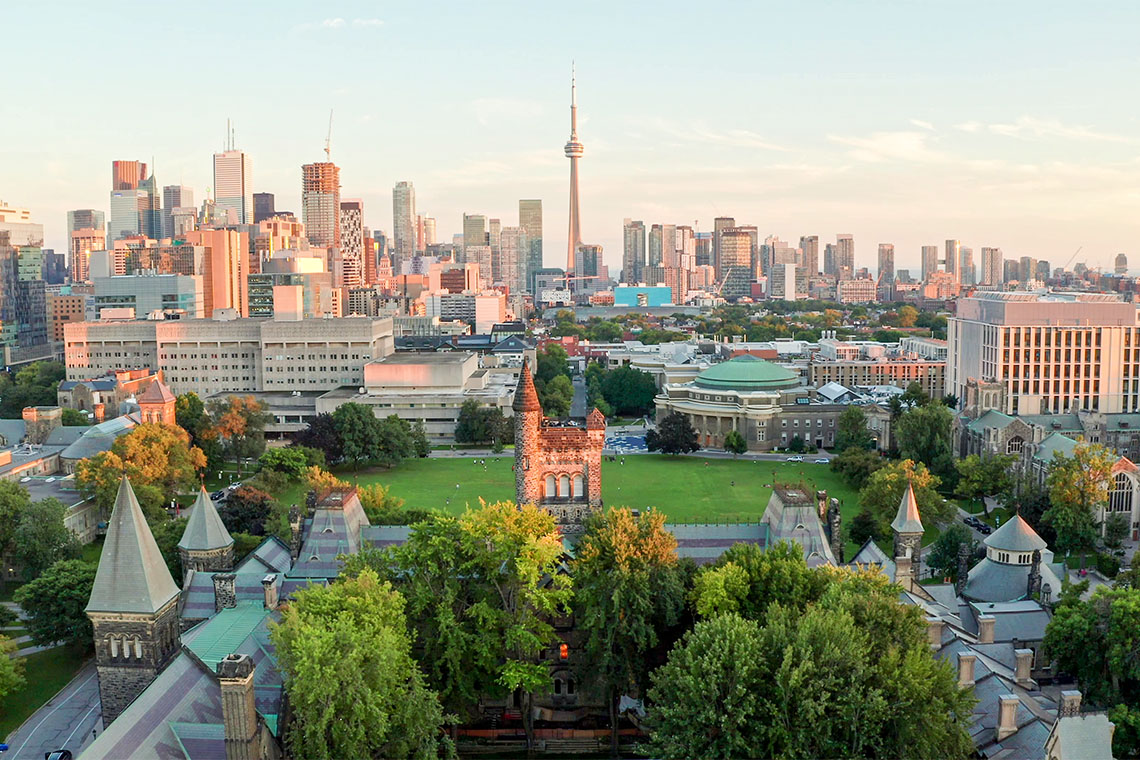
#> input picture uoft.jpg, 1140 x 760 px, found by its file name
$ python pra2.py
#> lines starting #> are read from the running program, lines starting #| are printed output that depends on the picture
import cv2
img = cv2.imread("D:\\utra practice\\opencv practice\\uoft.jpg")
#> img is the input picture: shape (760, 1140, 3); mean B, G, R 130, 147.8, 144.1
img_b = img[:,:,0]
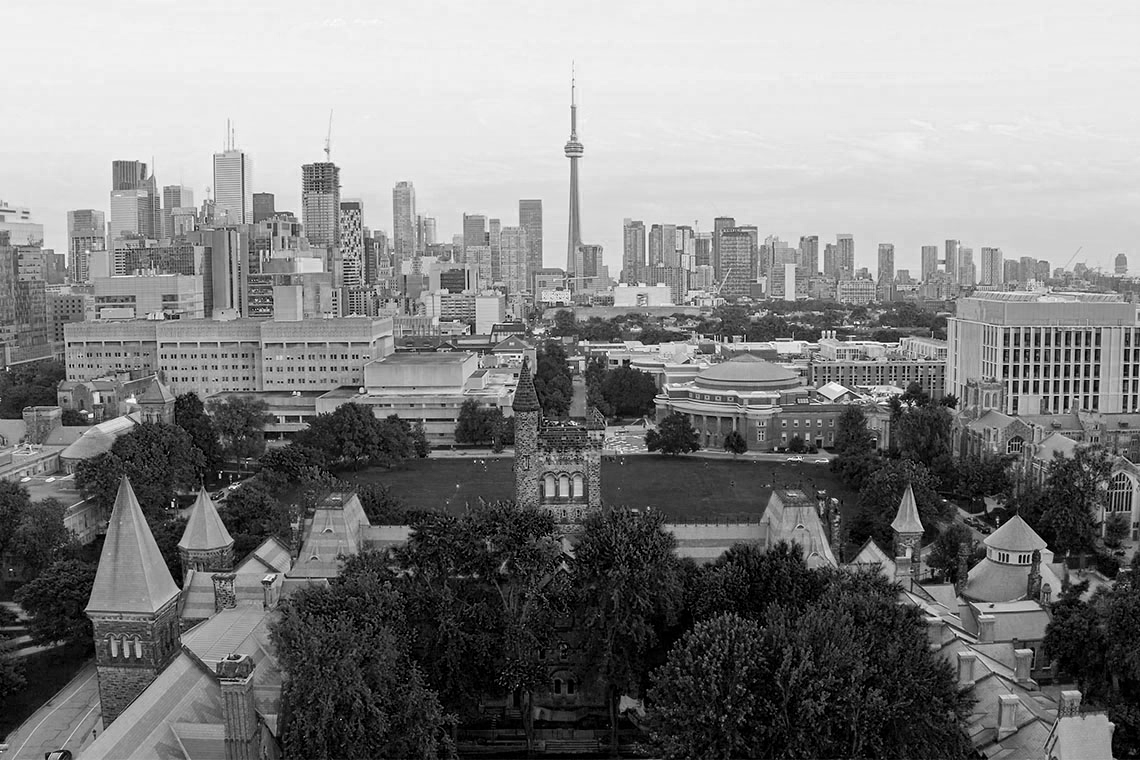
#> img_b: shape (760, 1140); min 0, max 255, mean 130
img_g = img[:,:,1]
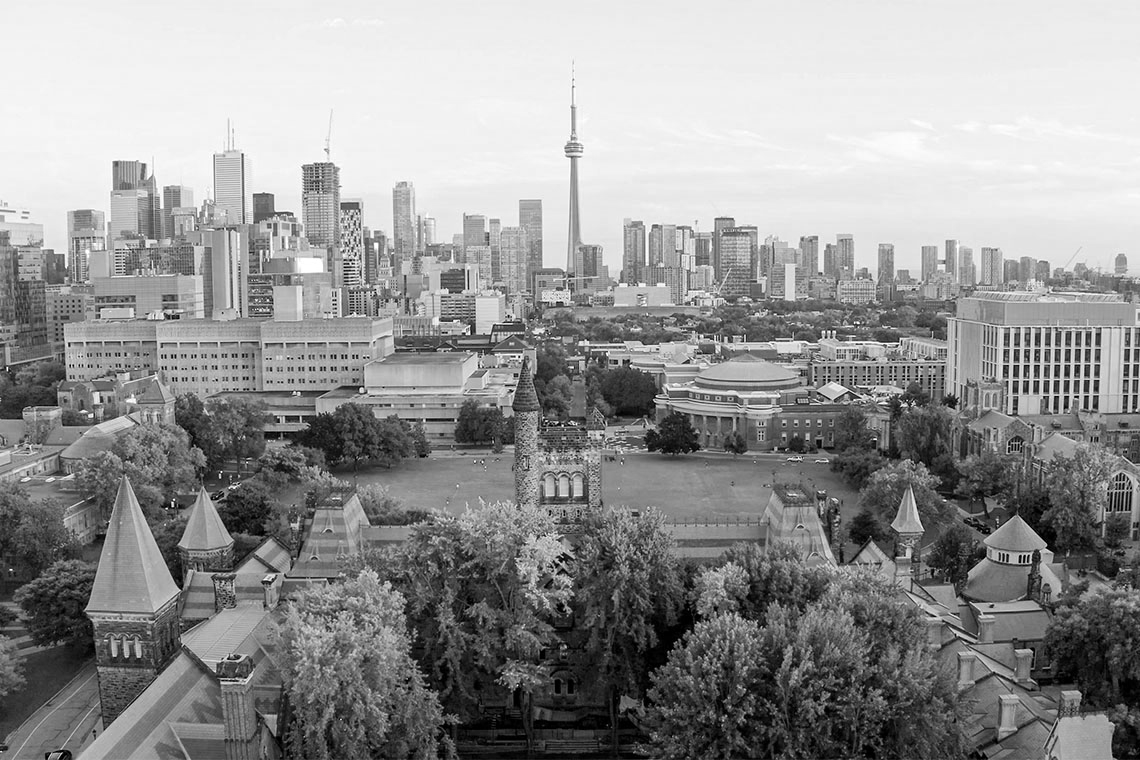
#> img_g: shape (760, 1140); min 0, max 255, mean 147.8
img_r = img[:,:,2]
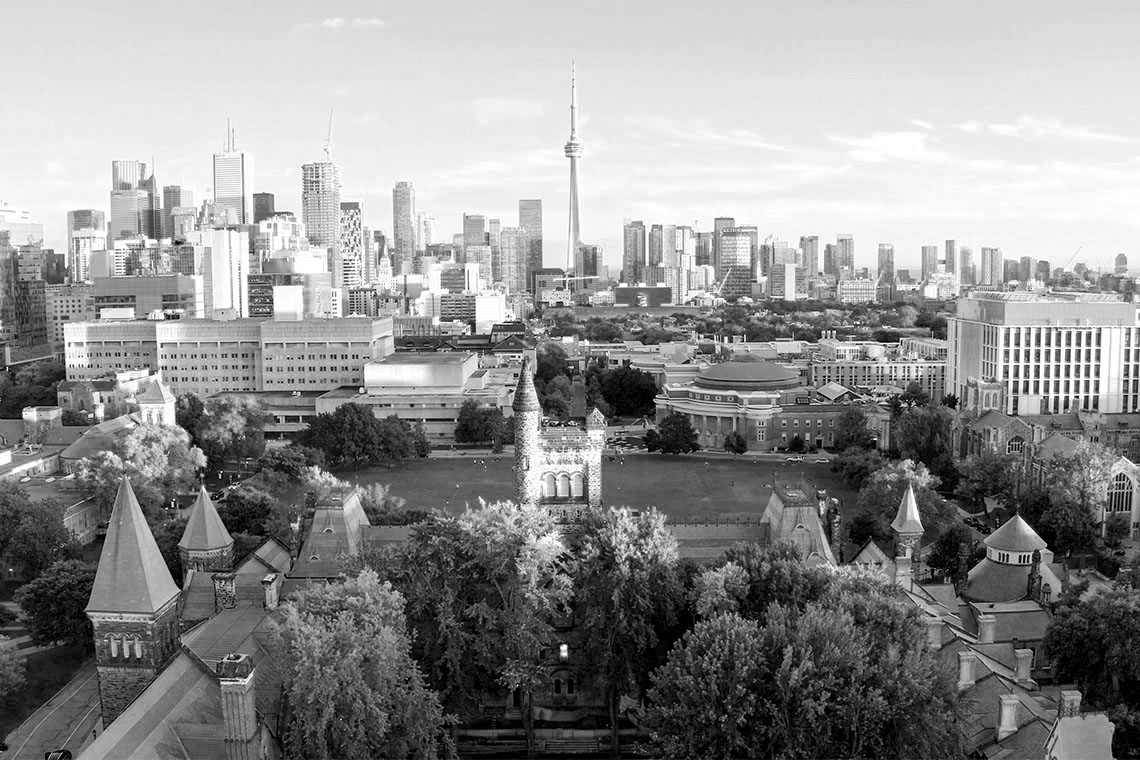
#> img_r: shape (760, 1140); min 0, max 255, mean 144.1
# img_b, img_g, img_r = cv2.split(img)
cv2.imshow("img_b", img_b)
cv2.imshow("img_g", img_g)
cv2.imshow("img_r", img_r)
cv2.waitKey(0)
if cv2.waitKey(0)=='q':
#> (key Esc is pressed here)
    cv2.destroyAllWindows()
    exit()

$ run again, with sunrise.jpg copied over uoft.jpg
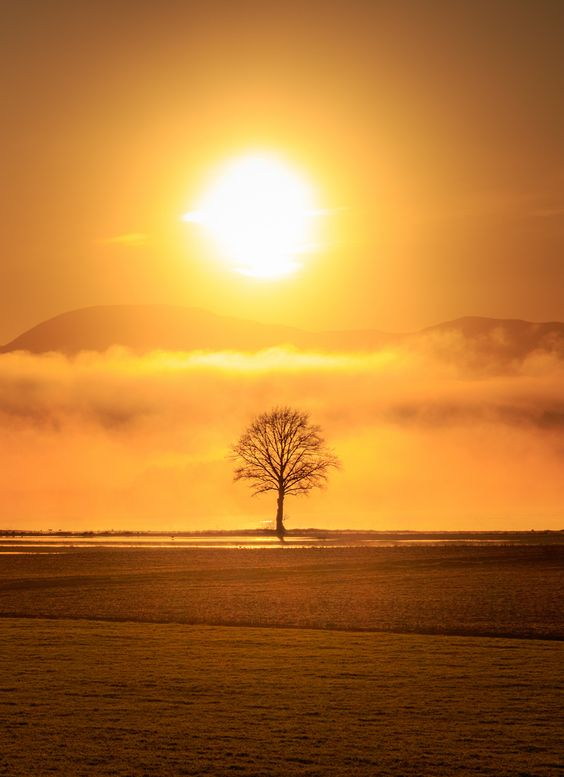
#> input picture sunrise.jpg, 564 x 777 px, found by its file name
#> img is the input picture: shape (777, 564, 3); mean B, G, R 51.2, 120.4, 182
#> `img_g = img[:,:,1]`:
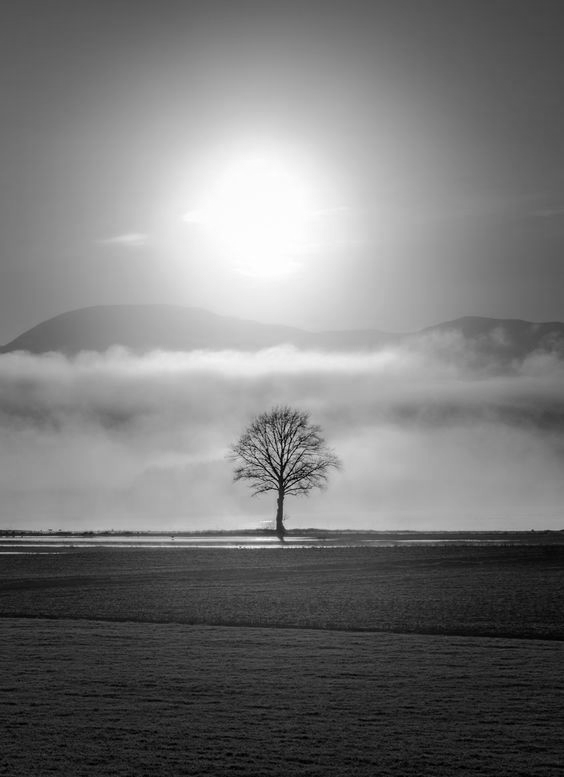
#> img_g: shape (777, 564); min 0, max 255, mean 120.4
#> `img_r = img[:,:,2]`:
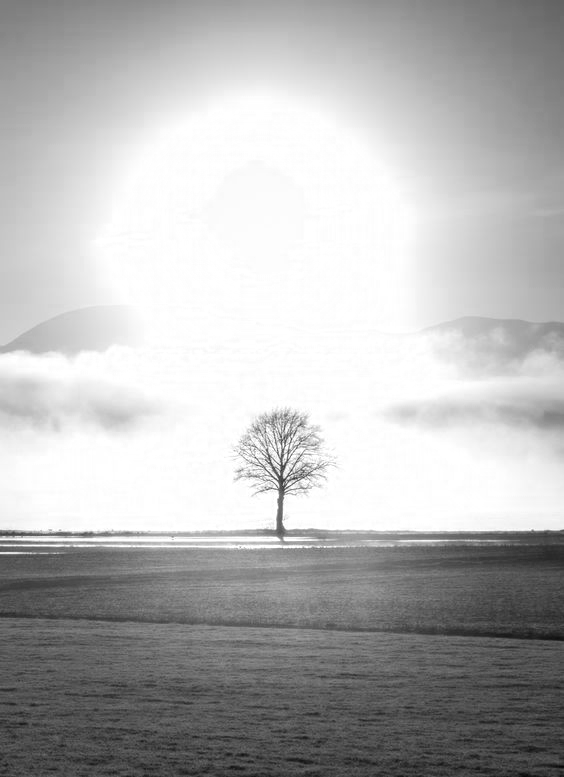
#> img_r: shape (777, 564); min 7, max 255, mean 182
